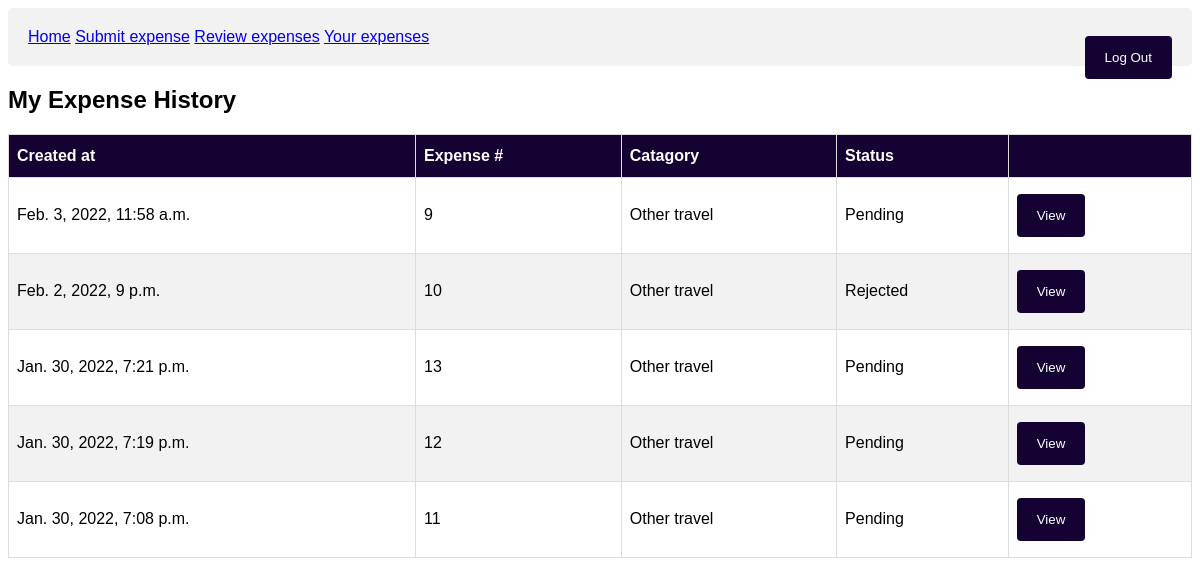
The page /history/ (signed in) on the database as committed earlier.
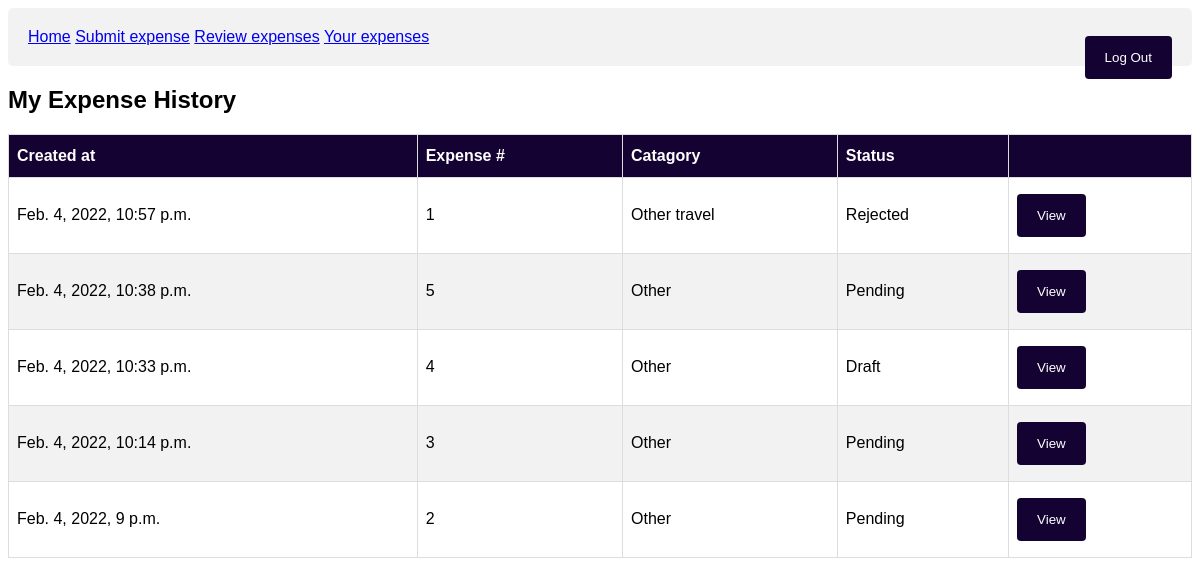
The same page on the database as committed later.
### expense_app/models.py (models this page shows)
class Expense(models.Model):
    Approved = "AP"
    Rejected = "RE"
    Draft = "DR"
    Pending = "PE"
    Accommodation = "AC"
    Subsistence = "SU"
    Mileage = "MI"
    Staff_entertainment = "SE"
    Client_entertainment = "CE"
    Other = "OH"
    Flights = "FL"
    Other_travel = "OT"
    Euro = "EU"
    GBP = "GB"
    USD = "US"
    SGD = "SG"
    AUD = "AU"
    CHF = "CH"
    HKD = "HK"
    Status_Type = [(Approved, "Approved"), (Rejected, "Rejected"), (Draft, "Draft"), (Pending, "Pending")]
    Claim_Type = [(Accommodation, "Accommodation"), (Client_entertainment, "Client entertainment (Incl VAT)"), (Flights, "Flights"), (Mileage, "Mileage"), (Other, "Other"), (Other_travel, "Other travel"), (Staff_entertainment, "Staff entertainment"), (Subsistence, "Subsistence")]
    Currency_Type = [(Euro, "Euro"), (GBP, "Pound Sterling"), (USD, "US Dollar"), (SGD, "Singaporean Dollar"), (AUD, "Australian Dollar"), (CHF, "Swiss Franc"), (HKD, "Hong Kong Dollar")]
    time = models.DateTimeField(auto_now = True)
    expense_amount = models.FloatField(validators=[MinValueValidator(0.0)], default=0)
    VAT_amount = models.FloatField(validators=[MinValueValidator(0.0)], default=0)
    employee = models.ForeignKey(User, on_delete=models.CASCADE, default = id(User))
    catagory = models.CharField(max_length = 2, choices= Claim_Type, default = "OH")
    persons_seen = models.CharField(max_length = 50, blank=False)
    information = models.TextField(max_length = 500)
    status = models.CharField(max_length = 2, choices= Status_Type, default = "PE")
    manager_comment = models.TextField(max_length = 500, null= True)
    expense_date = models.DateField()
    currency = models.CharField(max_length = 2, choices = Currency_Type, default = "GB")
    class Meta:
        ordering = ["time"]

### expense_app/views.py (the view)
# urls.py: path('history/', views.ExpenseHistory.as_view(), name = "history"),
class ExpenseHistory(LoginRequiredMixin, ListView):
  model = Expense
  queryset = Expense.objects.order_by('-time')
  template_name = "expense_app/history.html"

### expense_app/templatetags/auth_extras.py (called while the page is built)
@register.filter(name='has_group')
def has_group(user, group_name):
    return user.groups.filter(name=group_name).exists()

### expense_app/templates/expense_app/history.html (shortened to what this page needs)
<!DOCTYPE html>
{% extends 'expense_app/base.html' %}
{% block content %}
<h2>My Expense History</h2>
<table id="expense">
  <tr>
    <th>Created at</th>
    <th>Expense #</th>
    <th>Catagory</th>
    <th>Status</th>
      <th> </th>
  </tr>
  {% for expense in object_list %}
  {% if expense.employee == request.user %}
    <tr>
        <td>{{ expense.time}}</td>
        <td>{{ expense.id}}</td>
        <td>{{ expense.get_catagory_display }}</td>
        <td>{{expense.get_status_display}}</td>
        <td><a href="{% url 'expenseview' expense.id %}"><button>View</button></a></td>
    </tr>
  {% endif %}
  {% endfor %}
</table>
{% endblock %}

Rows that differ between the two databases and show on the page:
removed Expense: time "Feb. 3, 2022, 11:58 a.m.", id "9", catagory "Other travel", status "Pending"
removed Expense: time "Feb. 2, 2022, 9 p.m.", id "10", catagory "Other travel", status "Rejected"
removed Expense: time "Jan. 30, 2022, 7:21 p.m.", id "13", catagory "Other travel", status "Pending"
removed Expense: time "Jan. 30, 2022, 7:19 p.m.", id "12", catagory "Other travel", status "Pending"
removed Expense: time "Jan. 30, 2022, 7:08 p.m.", id "11", catagory "Other travel", status "Pending"
added Expense: time "Feb. 4, 2022, 10:57 p.m.", id "1", catagory "Other travel", status "Rejected"
now on this page (row edited): Expense: time "Feb. 4, 2022, 10:38 p.m.", id "5", catagory "Other", status "Pending"
added Expense: time "Feb. 4, 2022, 10:33 p.m.", id "4", catagory "Other", status "Draft"
added Expense: time "Feb. 4, 2022, 10:14 p.m.", id "3", catagory "Other", status "Pending"
added Expense: time "Feb. 4, 2022, 9 p.m.", id "2", catagory "Other", status "Pending"
